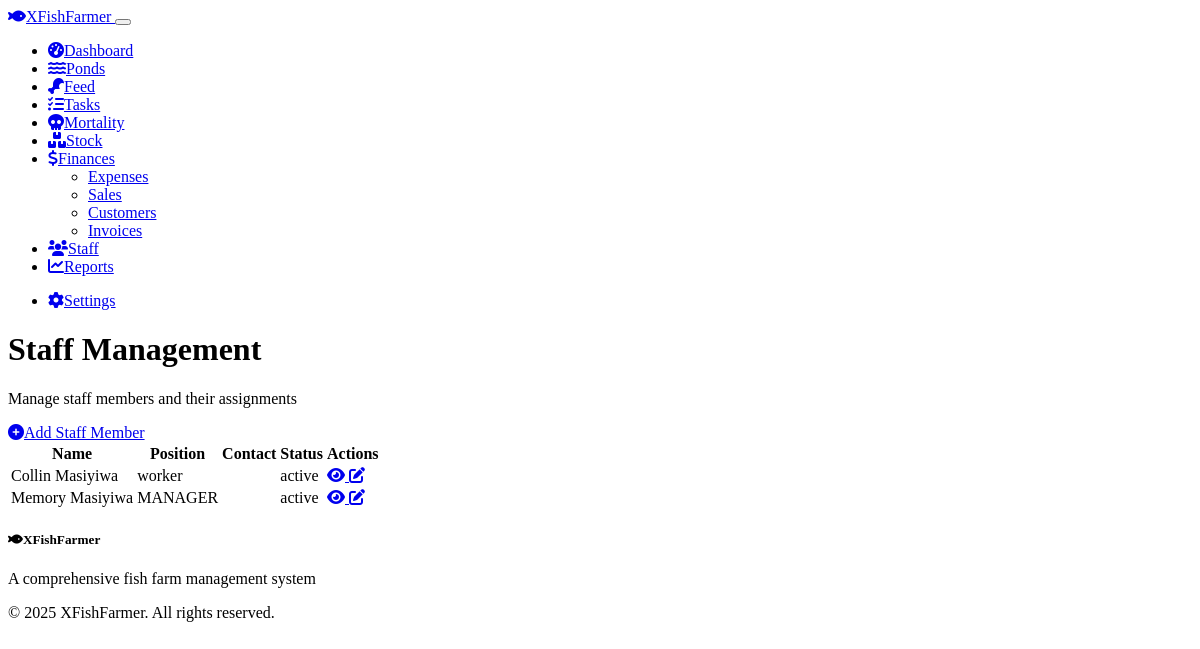
Page /staff on the earlier database version.
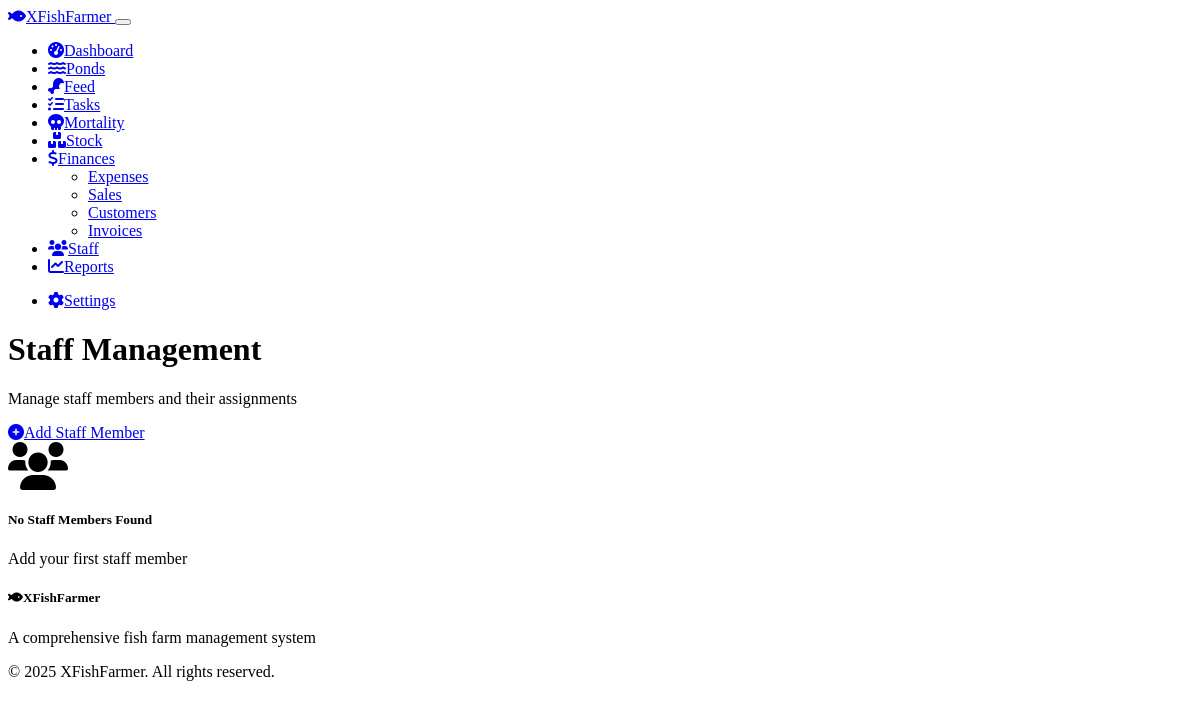
Same page on the later database version.
### models.py (models this page shows, shortened)
class Staff(db.Model):
    id = db.Column(db.Integer, primary_key=True)
    name = db.Column(db.String(100), nullable=False)
    position = db.Column(db.String(100), nullable=True)
    phone = db.Column(db.String(20), nullable=True)
    email = db.Column(db.String(100), nullable=True)
    address = db.Column(db.String(200), nullable=True)
    hire_date = db.Column(db.Date, nullable=False, default=date.today)
    status = db.Column(db.String(20), default='active')  # active, inactive, on leave
    notes = db.Column(db.Text, nullable=True)
    date_created = db.Column(db.DateTime, default=datetime.utcnow)
    date_updated = db.Column(db.DateTime, default=datetime.utcnow, onupdate=datetime.utcnow)
    tasks = db.relationship('Task', backref='assigned_to', lazy=True)

### routes.py (the view)
@app.route('/staff')
def staff():
    staff_members = Staff.query.all()
    return render_template('staff/index.html', staff_members=staff_members)

### templates/staff/index.html (shortened to what this page needs)
{% extends "layout.html" %}
{% block page_title %}Staff Management{% endblock %}
{% block content %}
<div class="row mb-4">
    <div class="col-12">
        <div class="d-flex justify-content-between align-items-center">
            <p class="lead">Manage staff members and their assignments</p>
            <a href="{{ url_for('create_staff') }}" class="btn btn-primary">
                <i class="fas fa-plus-circle me-2"></i>Add Staff Member
            </a>
        </div>
    </div>
</div>
<div class="row">
    <div class="col-12">
        <div class="card shadow">
            <div class="card-body">
                {% if staff_members %}
                <div class="table-responsive">
                    <table class="table table-hover">
                        <thead>
                            <tr>
                                <th>Name</th>
                                <th>Position</th>
                                <th>Contact</th>
                                <th>Status</th>
                                <th>Actions</th>
                            </tr>
                        </thead>
                        <tbody>
                            {% for staff in staff_members %}
                            <tr>
                                <td>{{ staff.name }}</td>
                                <td>{{ staff.position }}</td>
                                <td>
                                </td>
                                <td>
                                    <span class="badge bg-{{ 'success' if staff.status == 'active' else 'warning' if staff.status == 'on leave' else 'secondary' }}">
                                        {{ staff.status }}
                                    </span>
                                </td>
                                <td>
                                    <div class="btn-group">
                                        <a href="{{ url_for('view_staff', staff_id=staff.id) }}" class="btn btn-sm btn-info">
                                            <i class="fas fa-eye"></i>
                                        </a>
                                        <a href="{{ url_for('edit_staff', staff_id=staff.id) }}" class="btn btn-sm btn-warning">
                                            <i class="fas fa-edit"></i>
                                        </a>
                                    </div>
                                </td>
                            </tr>
                            {% endfor %}
                        </tbody>
                    </table>
                </div>
                {% else %}
                <div class="text-center py-4">
                    <i class="fas fa-users fa-3x mb-3 text-muted"></i>
                    <h5>No Staff Members Found</h5>
                    <p class="text-muted">Add your first staff member</p>
                </div>
                {% endif %}
            </div>
        </div>
    </div>
</div>
{% endblock %}

Differences in the rows shown:
removed Staff: name "Collin Masiyiwa", position "worker", status "active"
removed Staff: name "Memory Masiyiwa", position "MANAGER", status "active"
Other differences:
text no longer shown: "Name Position Contact Status Actions"
text now shown: "No Staff Members Found Add your first staff member"
